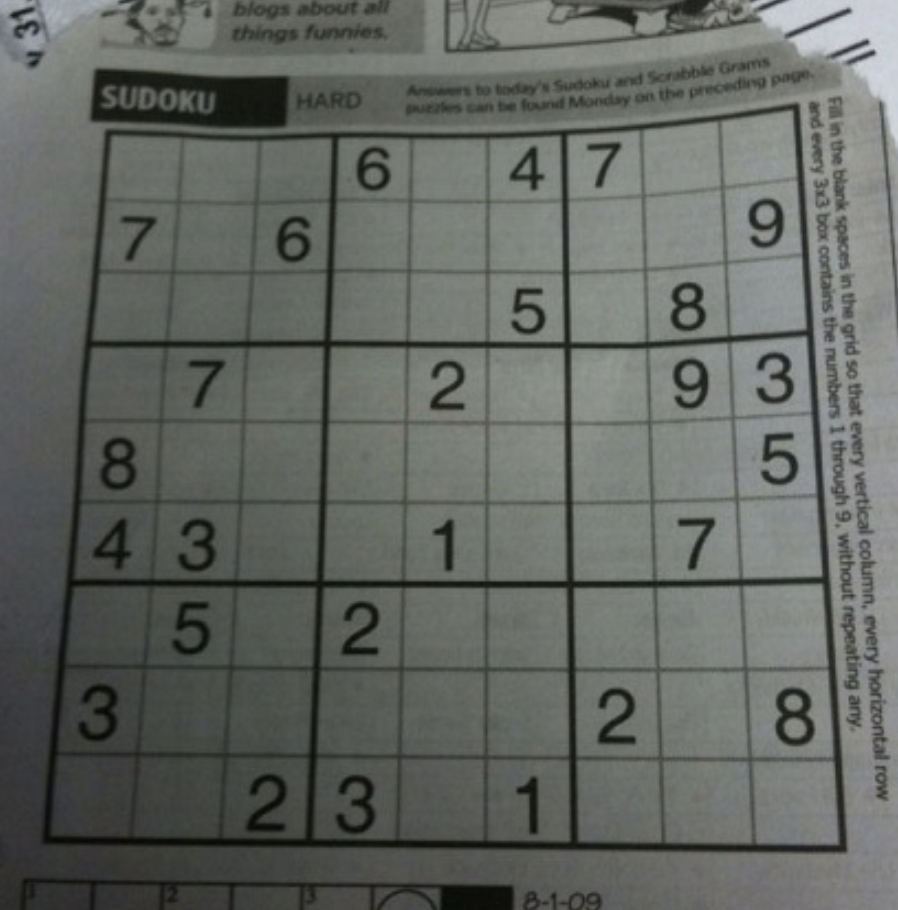
#> input picture sudoku.png, 898 x 910 px
$ python 25_image_gradients.py   (older library calls are emulated)
#> lines starting #> are read from the running program, lines starting #| are printed output that depends on the picture
import cv2
import numpy as np
from matplotlib import pyplot as plt

img = cv2.imread('sudoku.png',0)
#> img: shape (910, 898); min 7, max 216, mean 101.3

laplacian = cv2.Laplacian(img, cv2.CV_64F)
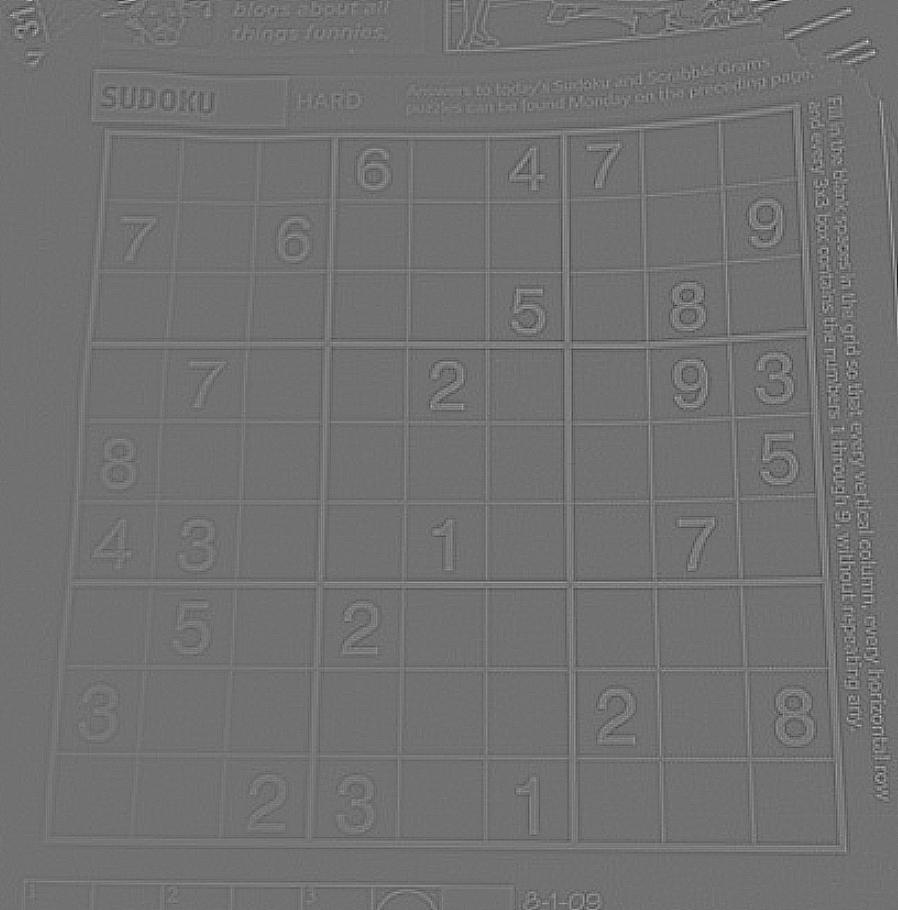
#> laplacian: shape (910, 898) float64; min -79, max 98, mean 0; drawn with min black and max white
sobelx = cv2.Sobel(img, cv2.CV_64F, 1, 0, ksize=5)
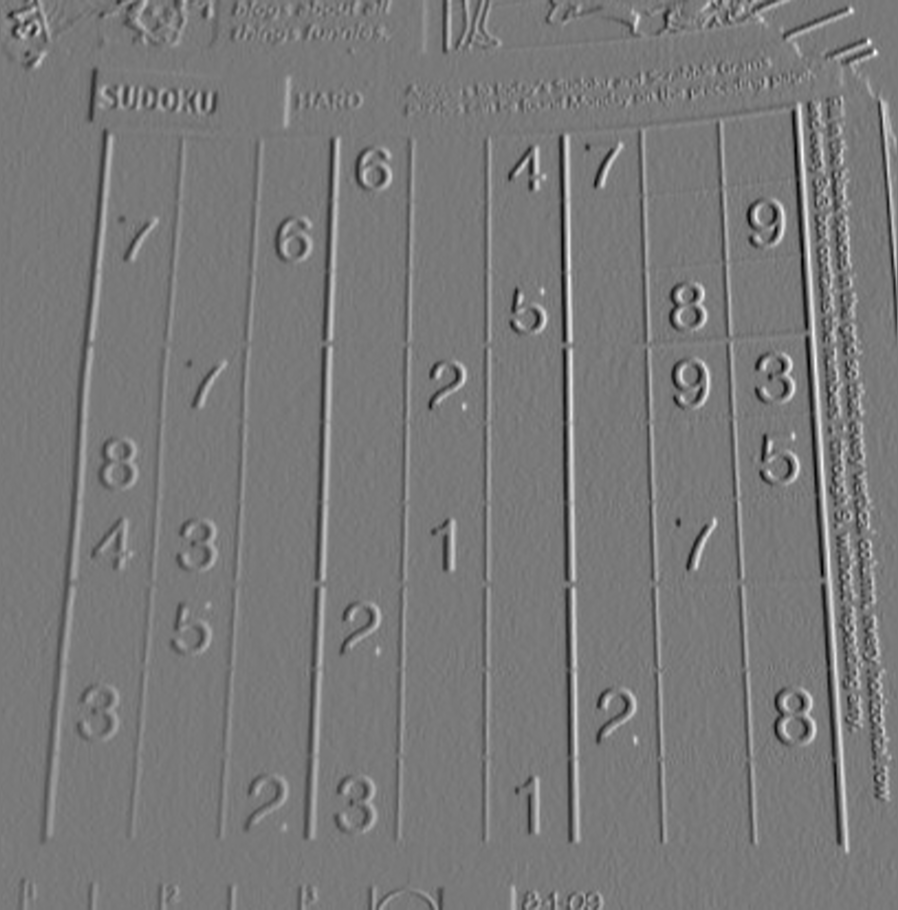
#> sobelx: shape (910, 898) float64; min -3886, max 4278, mean 9.4; drawn with min black and max white
sobely = cv2.Sobel(img, cv2.CV_64F, 0, 1, ksize=5)
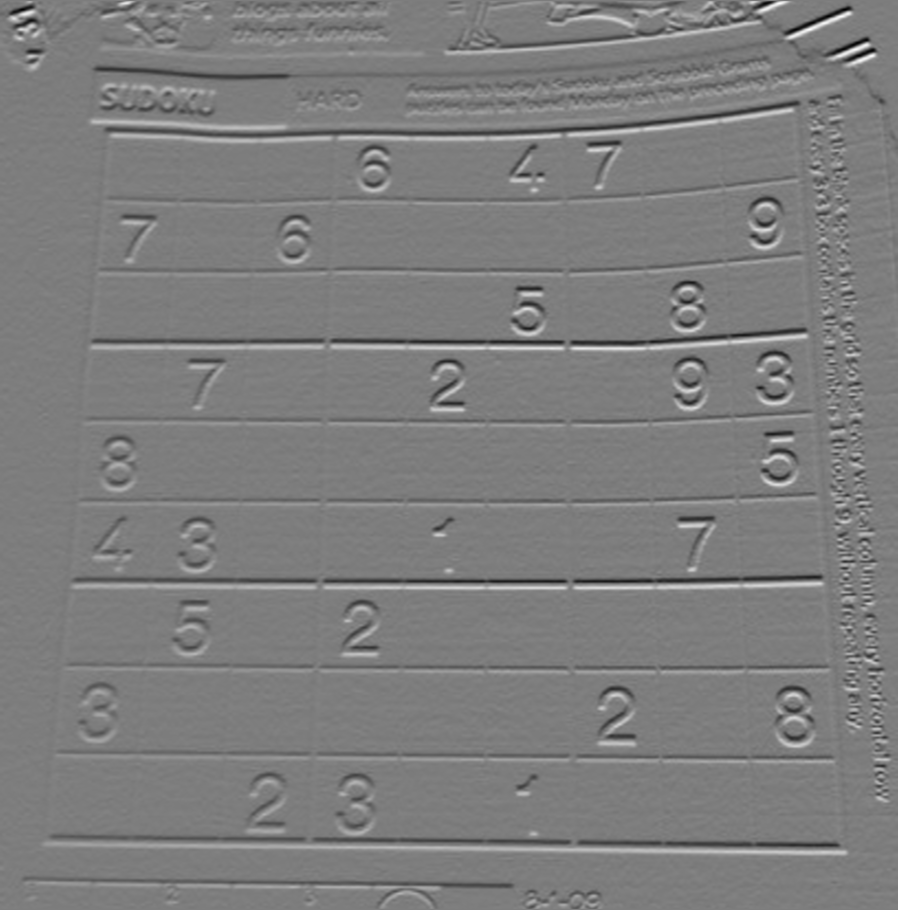
#> sobely: shape (910, 898) float64; min -4518, max 4637, mean -7.1; drawn with min black and max white

'''
# threshold negative values to 0
laplacian[laplacian < 0] = 0
sobelx[sobelx < 0] = 0
sobely[sobely < 0] = 0
'''
'''
# invert the mask
laplacian_inv = cv2.bitwise_not(laplacian)
sobelx_inv = cv2.bitwise_not(sobelx)
sobely_inv = cv2.bitwise_not(sobely)
'''

# original
plt.subplot(2, 2, 1)
plt.imshow(img, cmap='gray')
plt.title('original')
plt.xticks([]), plt.yticks([])

# laplacian
plt.subplot(2, 2, 2)
plt.imshow(laplacian, cmap='gray')
plt.title('laplacian')
plt.xticks([]), plt.yticks([])

# sobel x
plt.subplot(2, 2, 3)
plt.imshow(sobelx, cmap='gray')
plt.title('sobelx')
plt.xticks([]), plt.yticks([])

# sobel y
plt.subplot(2, 2, 4)
plt.imshow(sobely, cmap='gray')
plt.title('sobely')
plt.xticks([]), plt.yticks([])

plt.show()
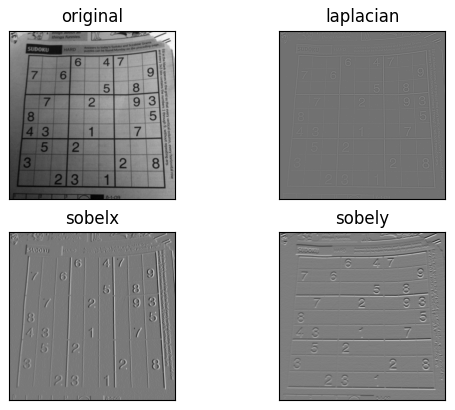
#> figure drawn by matplotlib, 4 panels

$ run again, with colored_shapes.png copied over sudoku.png
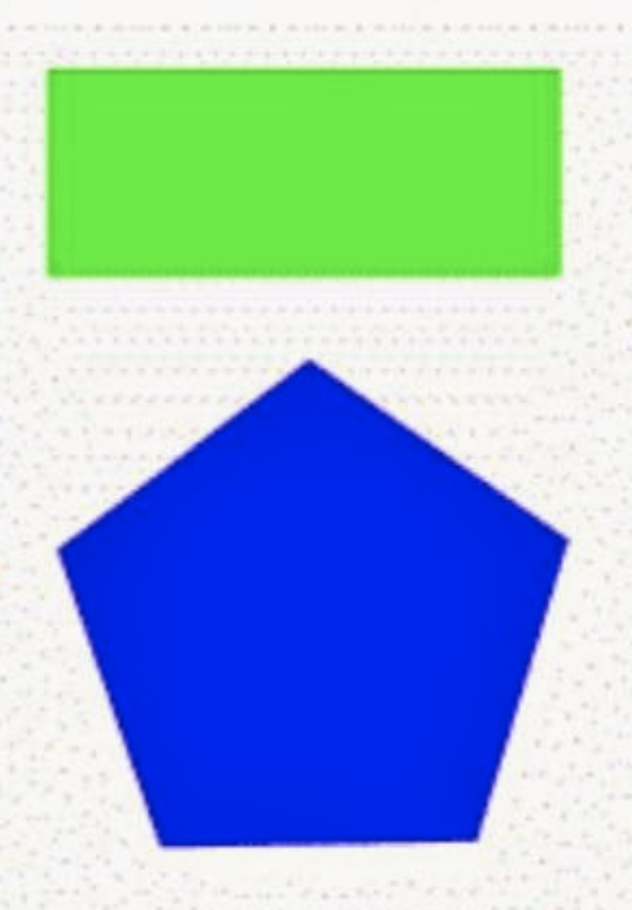
#> input picture colored_shapes.png, 632 x 910 px
#> `img = cv2.imread('sudoku.png',0)`:
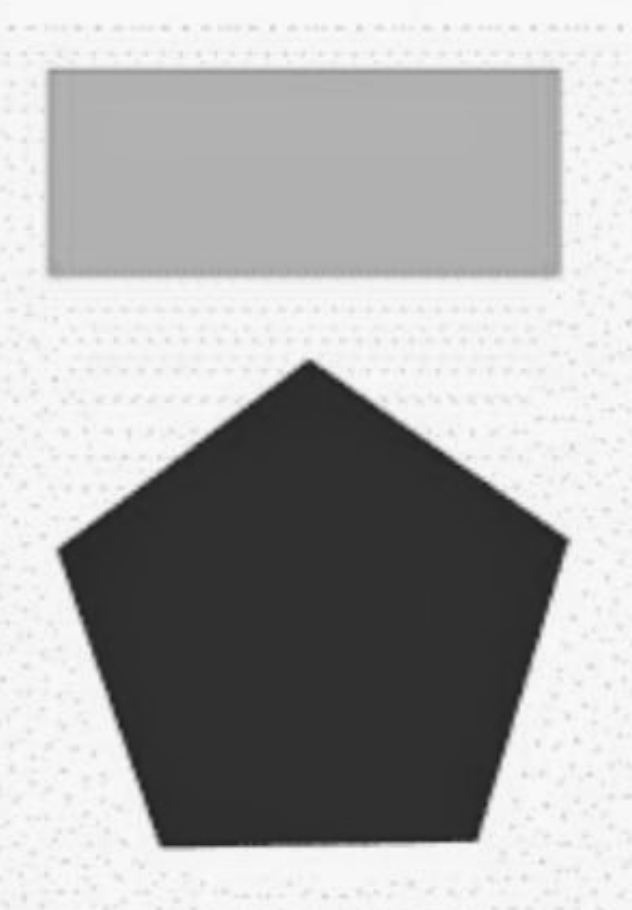
#> img: shape (910, 632); min 30, max 253, mean 172
#> `sobely = cv2.Sobel(img, cv2.CV_64F, 0, 1, ksize=5)`:
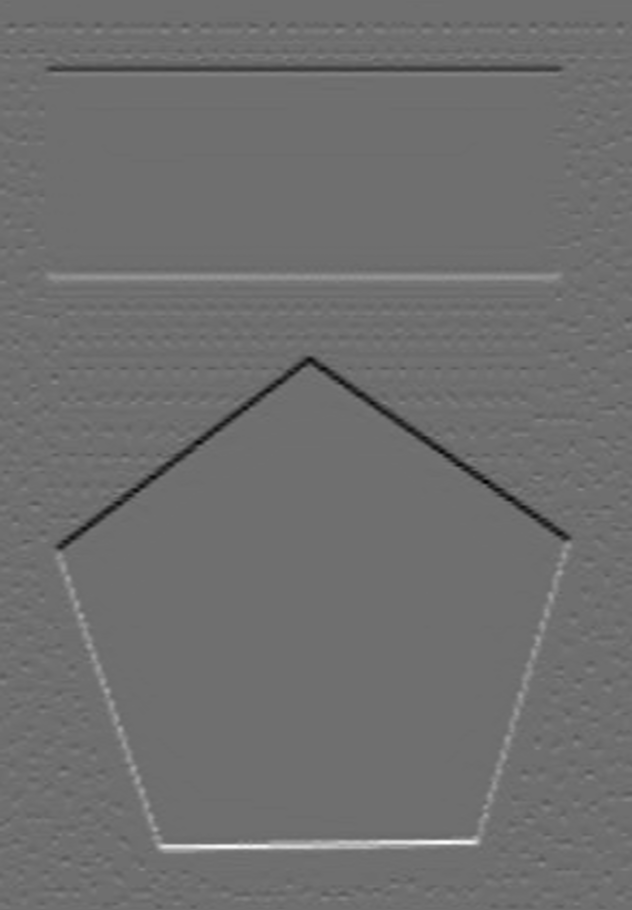
#> sobely: shape (910, 632) float64; min -4510, max 5846, mean -0.7; drawn with min black and max white
